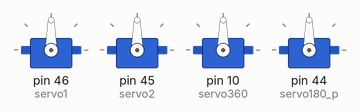
Simulated run of this sketch. Board: Arduino Mega 2560, built with avr-gcc and run on an emulated ATmega2560. Shown: 4 × servo.

Above: at 0.05 s.
At 2.75 s:
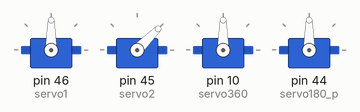
At 5.5 s:
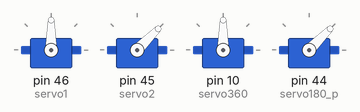
At 7.05 s:
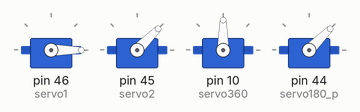
At 8.25 s:
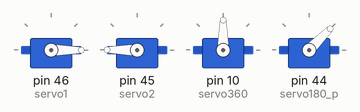
At 11.0 s:
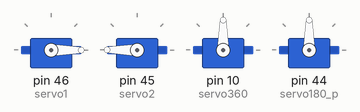
Timing chart, 0 to 14.3 s (numbered marks = the images above):
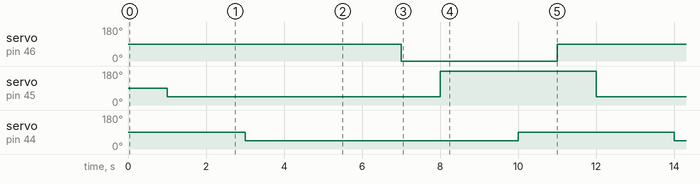

Measured:
- by itself, servo on pin 46 (servo1): alternates 90° for 7.0 s and 0° for 4.0 s
- by itself, servo on pin 45 (servo2): alternates 180° for 4.0 s and 45° for 7.0 s
- by itself, servo on pin 44 (servo180_p): alternates 90° for 4.0 s and 45° for 7.0 s

The sketch:

sketch_apr23a.ino
```cpp
#include <Servo.h>

Servo servo1;
Servo servo2;
Servo servo360;
Servo servo180_p;


void setup() {
  // put your setup code here, to run once:

  servo1.attach(46);   //serva forw back
  servo2.attach(45);  //serva up down
  servo360.attach(10); //serva Zahvat
  servo180_p.attach(44);


}

void loop() {
  // put your main code here, to run repeatedly:

  servo1.write(90);
  delay(1000);
  servo2.write(45);
  delay(1000);
  servo360.write(90);
  delay(1000);
  servo180_p.write(45);
  delay(1000);

  delay(3000);


  servo1.write(0);
  delay(1000);
  servo2.write(180);
  delay(1000);
  servo360.write(90);
  delay(1000);
  servo180_p.write(90);
  delay(1000);
}
```
